Frame 1 (no input): blank canvas, image omitted
Frame 60 (the mouse pressed at the canvas centre just before this capture): blank canvas, image omitted
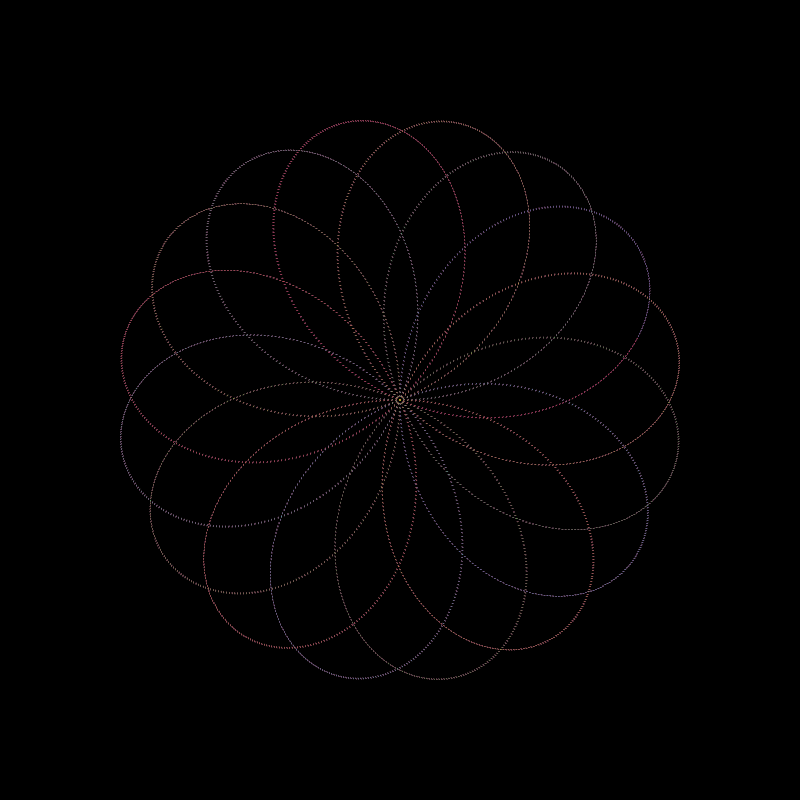
Frame 120 (the mouse held since frame 60 and released just before this capture)

The Processing sketch whose frames 1 and 60 were blank and that drew this single picture after the mouse press (run headless with seeded random() and noise(); from frame 60 on, the mouse is pressed at the canvas centre):

// Processing sketch: processing_178066
// ── processing_178066.pde

float t = 0;

float HALF_WIDTH;
float HALF_HEIGHT;

float XDIV = 1000.0;
float YDIV = 1000.0;

void setup(){
  size(800, 800);
  
  HALF_WIDTH = width / 2;
  HALF_HEIGHT = height / 2;
  
  noStroke();
  
  background(0);
  
  colorMode(HSB);
}

void draw(){
  fill(0, 8);
  rect(0, 0, width, height);  
  for(int i = 0; i < 1000; i ++){
    subDraw();
  }
}

void subDraw(){
  pushMatrix();
  
  translate(HALF_WIDTH, HALF_HEIGHT);
  rotate(-radians(t * (mouseY / (float)height)));

  t += 1;
  
  float x = sin(radians(t * (mouseX * 2) / XDIV)) * HALF_WIDTH / 2;
  float y = sin(radians(t * (mouseX * 2) / YDIV)) * HALF_HEIGHT / 2;
  
  fill(abs(sin(radians(9 * t / 1000.0))) * 255, 255, 255);

  ellipse(x, y, 2, 0.4);
  popMatrix();
}
